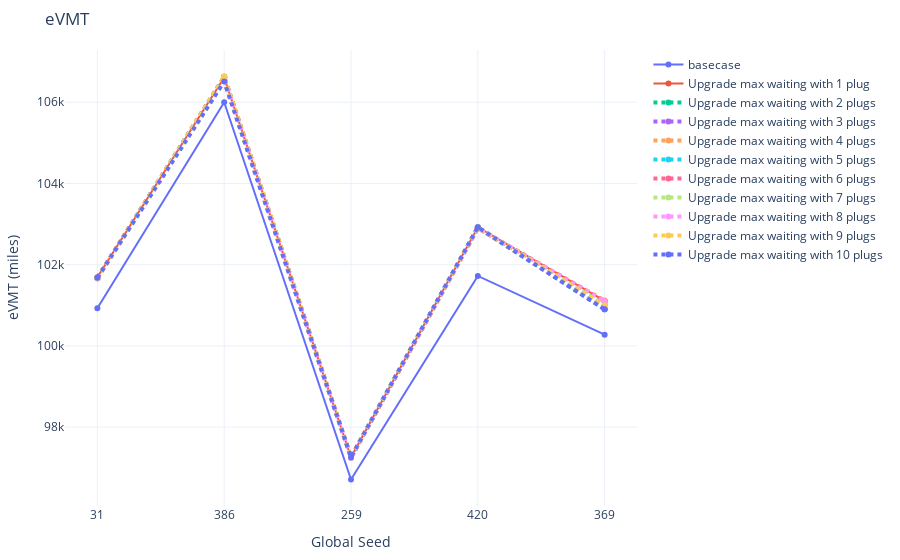

Notebook cell for this chart:
### Markdown cell above
## 5.2 eVMT

### Code cell
# evmt
fig = go.Figure()
fig.add_trace(go.Scatter(x=seeds, y=count_stats[(671 <= count_stats['analysis_id']) & (count_stats['analysis_id']<= 675)].sort_values('analysis_id')['evmt'],
                    mode='lines+markers',
                    name='basecase'))
fig.add_trace(go.Scatter(x=seeds, y=count_stats[(676 <= count_stats['analysis_id']) & (count_stats['analysis_id']<= 680)].sort_values('analysis_id')['evmt'],
                    mode='lines+markers',
                    name='Upgrade max waiting with 1 plug'))
fig.add_trace(go.Scatter(x=seeds, y=count_stats[(681 <= count_stats['analysis_id']) & (count_stats['analysis_id']<= 685)].sort_values('analysis_id')['evmt'],
                    mode='lines+markers',
                    name='Upgrade max waiting with 2 plugs', line=dict(width=4, dash='dot')))
fig.add_trace(go.Scatter(x=seeds, y=count_stats[(686 <= count_stats['analysis_id']) & (count_stats['analysis_id']<= 690)].sort_values('analysis_id')['evmt'],
                    mode='lines+markers',
                    name='Upgrade max waiting with 3 plugs', line=dict(width=4, dash='dot')))
fig.add_trace(go.Scatter(x=seeds, y=count_stats[(691 <= count_stats['analysis_id']) & (count_stats['analysis_id']<= 695)].sort_values('analysis_id')['evmt'],
                    mode='lines+markers',
                    name='Upgrade max waiting with 4 plugs', line=dict(width=4, dash='dot')))
fig.add_trace(go.Scatter(x=seeds, y=count_stats[(696 <= count_stats['analysis_id']) & (count_stats['analysis_id']<= 700)].sort_values('analysis_id')['evmt'],
                    mode='lines+markers',
                    name='Upgrade max waiting with 5 plugs', line=dict(width=4, dash='dot')))
fig.add_trace(go.Scatter(x=seeds, y=count_stats[(701 <= count_stats['analysis_id']) & (count_stats['analysis_id']<= 705)].sort_values('analysis_id')['evmt'],
                    mode='lines+markers',
                    name='Upgrade max waiting with 6 plugs', line=dict(width=4, dash='dot')))
fig.add_trace(go.Scatter(x=seeds, y=count_stats[(706 <= count_stats['analysis_id']) & (count_stats['analysis_id']<= 710)].sort_values('analysis_id')['evmt'],
                    mode='lines+markers',
                    name='Upgrade max waiting with 7 plugs', line=dict(width=4, dash='dot')))
fig.add_trace(go.Scatter(x=seeds, y=count_stats[(711 <= count_stats['analysis_id']) & (count_stats['analysis_id']<= 715)].sort_values('analysis_id')['evmt'],
                    mode='lines+markers',
                    name='Upgrade max waiting with 8 plugs', line=dict(width=4, dash='dot')))
fig.add_trace(go.Scatter(x=seeds, y=count_stats[(716 <= count_stats['analysis_id']) & (count_stats['analysis_id']<= 720)].sort_values('analysis_id')['evmt'],
                    mode='lines+markers',
                    name='Upgrade max waiting with 9 plugs', line=dict(width=4, dash='dot')))
fig.add_trace(go.Scatter(x=seeds, y=count_stats[(721 <= count_stats['analysis_id']) & (count_stats['analysis_id']<= 725)].sort_values('analysis_id')['evmt'],
                    mode='lines+markers',
                    name='Upgrade max waiting with 10 plugs', line=dict(width=4, dash='dot')))
fig.update_xaxes(type='category')
fig.update_layout(margin=dict(l=20, r=20, t=50, b=20), uniformtext_minsize=8, uniformtext_mode='hide', template='plotly_white', title_text = 'eVMT',
        showlegend = True, yaxis_title="eVMT (miles)", 
                  xaxis_title="Global Seed", )
fig.show()

### Figure 1 — Plotly figure (JSON) as saved in the notebook; plotly's stock layout.template omitted (floating-point values rounded to 4 significant figures)
{"data": [{"mode": "lines+markers", "name": "basecase", "type": "scatter", "x": ["31", "386", "259", "420", "369"], "y": [100926, 106000, 96711, 101722, 100275]}, {"mode": "lines+markers", "name": "Upgrade max waiting with 1 plug", "type": "scatter", "x": ["31", "386", "259", "420", "369"], "y": [101688, 106607, 97258, 102921, 101107]}, {"line": {"dash": "dot", "width": 4}, "mode": "lines+markers", "name": "Upgrade max waiting with 2 plugs", "type": "scatter", "x": ["31", "386", "259", "420", "369"], "y": [101677, 106626, 97258, 102915, 100905]}, {"line": {"dash": "dot", "width": 4}, "mode": "lines+markers", "name": "Upgrade max waiting with 3 plugs", "type": "scatter", "x": ["31", "386", "259", "420", "369"], "y": [101679, 106523, 97251, 102914, 100902]}, {"line": {"dash": "dot", "width": 4}, "mode": "lines+markers", "name": "Upgrade max waiting with 4 plugs", "type": "scatter", "x": ["31", "386", "259", "420", "369"], "y": [101661, 106613, 97252, 102890, 101115]}, {"line": {"dash": "dot", "width": 4}, "mode": "lines+markers", "name": "Upgrade max waiting with 5 plugs", "type": "scatter", "x": ["31", "386", "259", "420", "369"], "y": [101674, 106625, 97251, 102915, 100998]}, {"line": {"dash": "dot", "width": 4}, "mode": "lines+markers", "name": "Upgrade max waiting with 6 plugs", "type": "scatter", "x": ["31", "386", "259", "420", "369"], "y": [101675, 106625, 97253, 102903, 101089]}, {"line": {"dash": "dot", "width": 4}, "mode": "lines+markers", "name": "Upgrade max waiting with 7 plugs", "type": "scatter", "x": ["31", "386", "259", "420", "369"], "y": [101664, 106516, 97257, 102917, 101005]}, {"line": {"dash": "dot", "width": 4}, "mode": "lines+markers", "name": "Upgrade max waiting with 8 plugs", "type": "scatter", "x": ["31", "386", "259", "420", "369"], "y": [101669, 106603, 97246, 102898, 101098]}, {"line": {"dash": "dot", "width": 4}, "mode": "lines+markers", "name": "Upgrade max waiting with 9 plugs", "type": "scatter", "x": ["31", "386", "259", "420", "369"], "y": [101669, 106632, 97265, 102907, 101000]}, {"line": {"dash": "dot", "width": 4}, "mode": "lines+markers", "name": "Upgrade max waiting with 10 plugs", "type": "scatter", "x": ["31", "386", "259", "420", "369"], "y": [101675, 106513, 97259, 102924, 100899]}], "layout": {"autosize": true, "margin": {"b": 20, "l": 20, "r": 20, "t": 50}, "showlegend": true, "title": {"text": "eVMT"}, "uniformtext": {"minsize": 8, "mode": "hide"}, "xaxis": {"autorange": true, "range": [-0.2468, 4.247], "title": {"text": "Global Seed"}, "type": "category"}, "yaxis": {"autorange": true, "range": [96020.0, 107300.0], "title": {"text": "eVMT (miles)"}, "type": "linear"}}}
